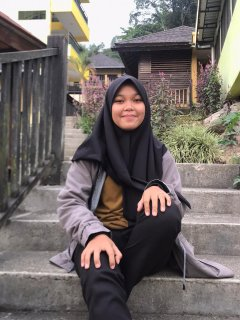
%> input picture Dzakira1.jpg, 240 x 320 px
$ octave Tugas5.m   (GNU Octave 9; MATLAB toolbox functions it lacks are replaced by stand-ins)
%> lines starting %> are read from the running program, lines starting %| are printed output that depends on the picture; in (x1, y1, x2, y2) boxes, pixels count from 0 and x2, y2 are one past the last pixel; in counts of white or black regions, pixels touching at a corner belong together; the program's own positions count from 1
Dzakira1 = imread('Dzakira1.jpg');
%> Dzakira1 is the input picture: size 320x240x3 uint8; mean R, G, B 115.3, 107.5, 105
Dzakira2 = imread('Dzakira2.jpg');
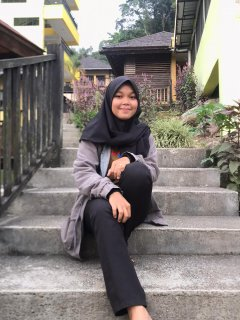
%> input picture Dzakira2.jpg, 240 x 320 px
%> Dzakira2 is the input picture: size 320x240x3 uint8; mean R, G, B 133.1, 127, 123.5

q = rgb2gray(Dzakira1);
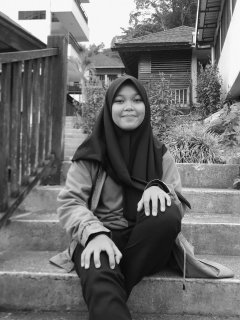
%> q: size 320x240 uint8; min 3, max 255, mean 109.6
r = rgb2gray(Dzakira2);
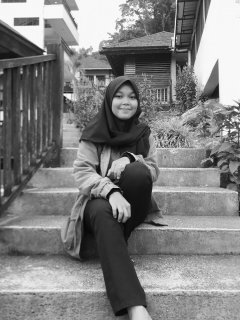
%> r: size 320x240 uint8; min 4, max 255, mean 128.4

figure(1); imshow(q);
figure(2); imshow(r);

c = q;
[kolom, baris] = size(c);
%> kolom = 320; baris = 240

for m = 1 : kolom
    for n = 1 : baris
        if r(m,n)~= 0
            c(m,n) = r(m,n);
        end
    end
end

figure(3); imshow(c);

l = r;

for m = 1 : kolom
    for n = 1 : baris
        if l(m,n) ~= 0
            l(m,n) = r(m,n);
        end
    end
end

figure(4); imshow(l);

blackwhite1 = q > 135;
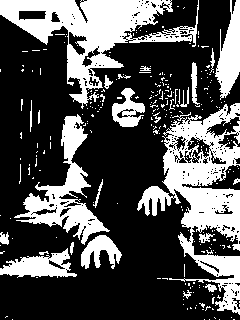
%> blackwhite1: size 320x240 logical; 32% white; 264 white regions (239 under 20 px), largest, box (x1, y1, x2, y2) and area: (137, 103, 240, 315) 8239, (0, 0, 199, 109) 7164, (14, 114, 110, 245) 3357
blackwhite2 = r > 135;
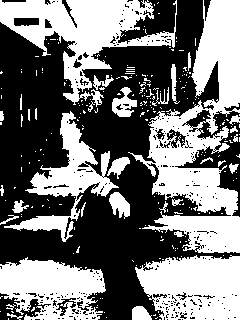
%> blackwhite2: size 320x240 logical; 46.2% white; 257 white regions (224 under 20 px), largest, box (x1, y1, x2, y2) and area: (128, 0, 240, 253) 11631, (0, 0, 177, 107) 7075, (135, 255, 240, 320) 5373

figure(5); imshow(blackwhite1);
figure(6); imshow(blackwhite2);

k = blackwhite1;

for m = 1: kolom
    for n = 1 : baris
        if k(m,n) == 0
            k(m,n) =1;
        else
            k(m,n) = 0;
        end
    end
end

figure(7); imshow(k);

x = blackwhite1;

for m = 1: kolom
    for n = 1: baris
        if blackwhite2(m,n) ~= 0
            if x(m,n) == 0
                x(m,n) = 1 ;
            else
                x(m,n) = 0;
            end
        end
    end
end
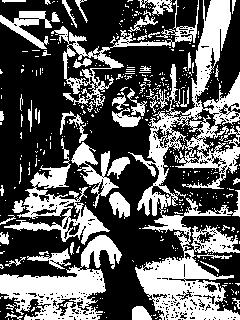
%> x: size 320x240 logical; 36.3% white; 433 white regions (383 under 20 px), largest, box (x1, y1, x2, y2) and area: (128, 0, 240, 320) 12146, (0, 235, 122, 320) 4249, (4, 138, 110, 245) 2656

figure(8); imshow (x)
